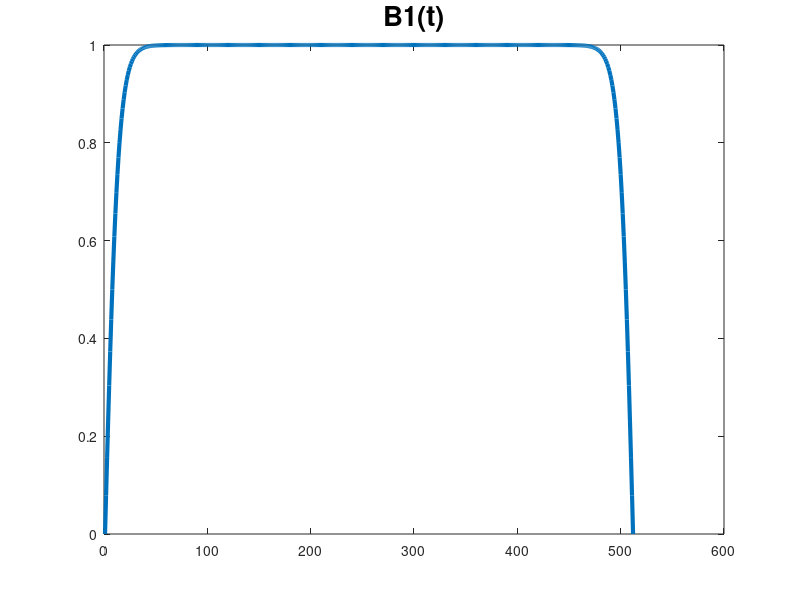
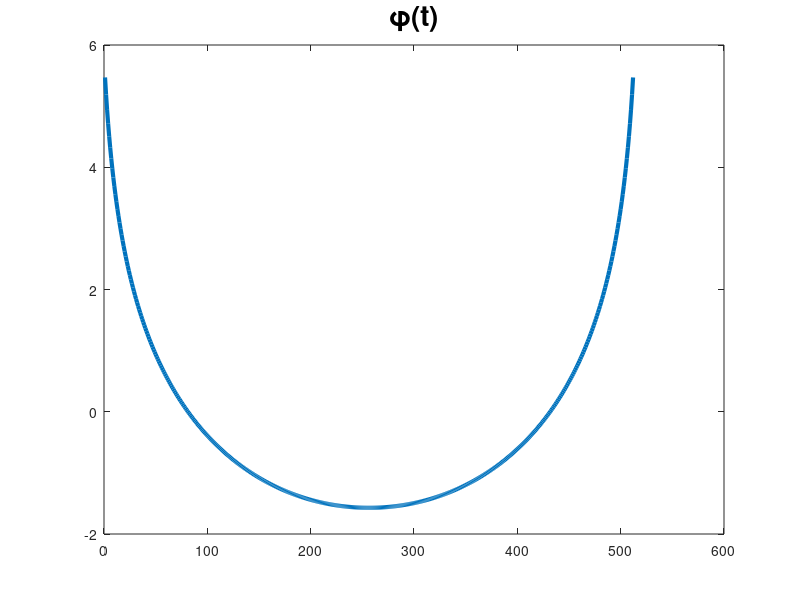
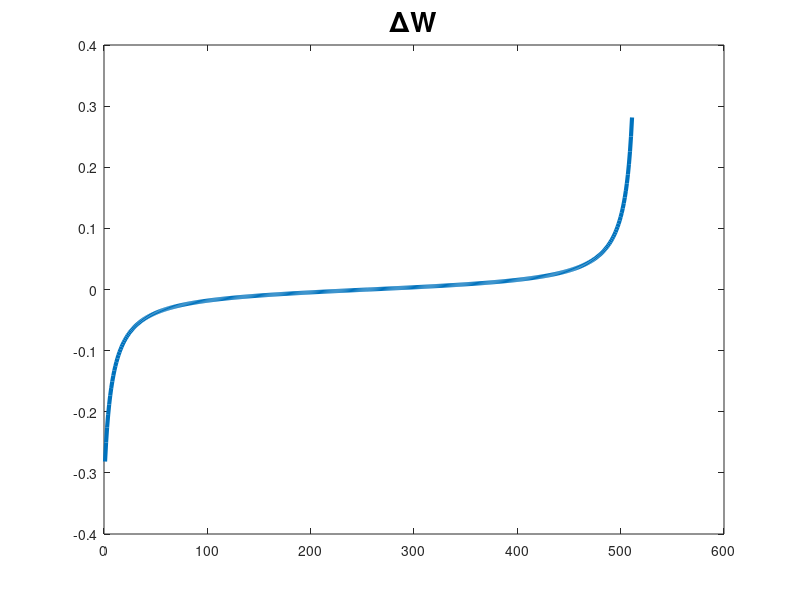
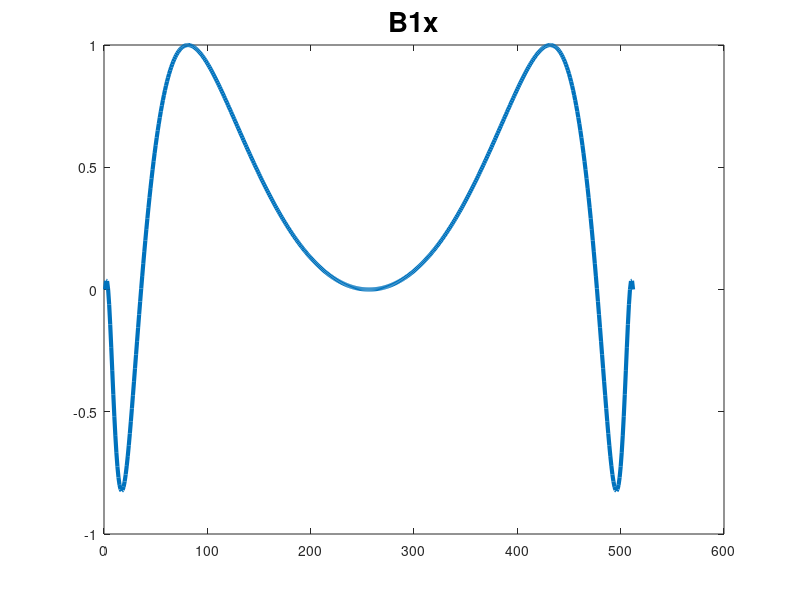

The MATLAB script that drew these images, in order: (Note: this script raises an error after producing the figures.)


% profild TanTanh  profils from Simens IDEA
% PULSENAME:	tan_tanh.tan_tanh_2560us_9500Hz_z10_tk22	
% COMMENT:	tan_tanh_2560us_9500Hz_zeta10_tank22	
% REFGRAD:	1	
% MINSLICE:	10	
% MAXSLICE:	400	
% AMPINT:	272.2109963	
% POWERINT:	485.4999649	
% ABSINT:	493.3085423	
close all;
clear all;
SIEMENS_TanTanh = load('SIEMENSTanTtanh.csv');

B1Profile = SIEMENS_TanTanh(:,1);  %normalized B1
figure, plot(B1Profile,'LineWidth',3); title('B1(t)', 'fontsize',20);
phaseProfile = SIEMENS_TanTanh(:,2);  %rad
figure, plot(phaseProfile,'LineWidth',3); title('\phi(t)','fontsize',20);
figure, plot(diff([phaseProfile]),'LineWidth',3);title('\DeltaW','fontsize',20);

B1x_v=B1Profile.*cos(phaseProfile); % uT
B1y_v=B1Profile.*sin(phaseProfile); % uT
figure, plot(B1x_v,'LineWidth',3); title('B1x','fontsize',20);
figure, plot(B1y_v,'LineWidth',3); title('B1y','fontsize',20);
%%
Tp = 2.56; %ms
B1Max = 14.7; %uT
B1Profile = B1Profile*B1Max;
AM_v = B1Profile;
PM_integ_v = phaseProfile;

B1xy_m(1,:)=AM_v*42.57;  % Hz; 1 uT = 42.57 Hz
B1xy_m(2,:)=PM_integ_v/pi*180; % in degree
delta_omega = 9500; %hz

RF_BWFAC=2*delta_omega*Tp*1e-3; 

BW_Half=[-delta_omega,delta_omega];
Freq_max=500; %RF_BWFAC*1000/T*2; % Hz %input('the maximum absolute frequency [10000 Hz]: ');
Freq_N=1; %input('number of Frequency points [128]: ');
if isempty(Freq_N)
    Freq_N = 1000;
end;
deltaFreq=2*Freq_max/Freq_N;
Freq_v=(-Freq_max+deltaFreq):deltaFreq:Freq_max; % Hz

M0=1;
M=repmat([0 0 M0]',Freq_N,1);

relativeB1 = 0:0.005:2;
MzMatrix = zeros(length(relativeB1), length(Freq_v));

for ix = 1:length(relativeB1)
    [Mx,My,Mz]=rot_matrix_Freq(B1xy_m*relativeB1(ix),Tp,Freq_v,M, 1500, 40);  % rotation matrix method or Bloch equation
    MzMatrix(ix,:) = Mz';
end



